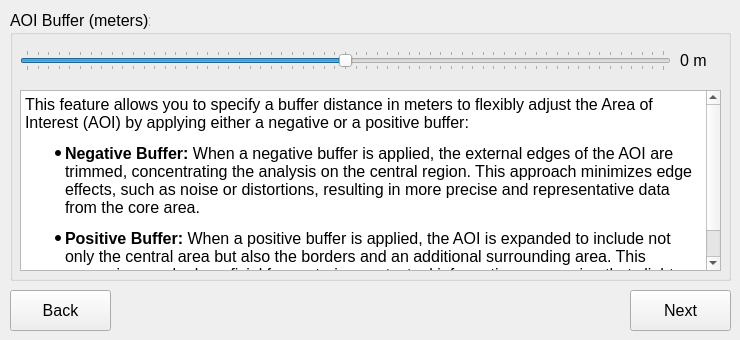
   <widget class="QWidget" name="tab_9">
    <attribute name="title">
     <string>Step 7</string>
    </attribute>
    <widget class="QPushButton" name="QPushButton_back_6">
     <property name="enabled">
      <bool>true</bool>
     </property>
     <property name="geometry">
      <rect>
       <x>10</x>
       <y>290</y>
       <width>101</width>
       <height>41</height>
      </rect>
     </property>
     <property name="font">
      <font>
       <pointsize>12</pointsize>
      </font>
     </property>
     <property name="text">
      <string>Back</string>
     </property>
     <property name="icon">
      <iconset>
       <normaloff>../medias/icons8-back-button-50.png</normaloff>../medias/icons8-back-button-50.png</iconset>
     </property>
    </widget>
    <widget class="QPushButton" name="QPushButton_next_6">
     <property name="geometry">
      <rect>
       <x>630</x>
       <y>290</y>
       <width>101</width>
       <height>41</height>
      </rect>
     </property>
     <property name="font">
      <font>
       <pointsize>12</pointsize>
      </font>
     </property>
     <property name="text">
      <string>Next</string>
     </property>
     <property name="icon">
      <iconset>
       <normaloff>../medias/icons8-forward-button-50.png</normaloff>../medias/icons8-forward-button-50.png</iconset>
     </property>
    </widget>
    <widget class="QGroupBox" name="groupBox_28">
     <property name="geometry">
      <rect>
       <x>10</x>
       <y>10</y>
       <width>721</width>
       <height>271</height>
      </rect>
     </property>
     <property name="font">
      <font>
       <pointsize>12</pointsize>
      </font>
     </property>
     <property name="title">
      <string>AOI Buffer (meters):</string>
     </property>
     <widget class="QTextBrowser" name="textBrowser_11">
      <property name="geometry">
       <rect>
        <x>10</x>
        <y>80</y>
        <width>701</width>
        <height>181</height>
       </rect>
      </property>
      <property name="font">
       <font>
        <pointsize>12</pointsize>
       </font>
      </property>
      <property name="html">
       <string>&lt;!DOCTYPE HTML PUBLIC &quot;-//W3C//DTD HTML 4.0//EN&quot; &quot;http://www.w3.org/TR/REC-html40/strict.dtd&quot;&gt;
&lt;html&gt;&lt;head&gt;&lt;meta name=&quot;qrichtext&quot; content=&quot;1&quot; /&gt;&lt;meta charset=&quot;utf-8&quot; /&gt;&lt;style type=&quot;text/css&quot;&gt;
p, li { white-space: pre-wrap; }
hr { height: 1px; border-width: 0; }
li.unchecked::marker { content: &quot;\2610&quot;; }
li.checked::marker { content: &quot;\2612&quot;; }
&lt;/style&gt;&lt;/head&gt;&lt;body style=&quot; font-family:'Segoe UI'; font-size:12pt; font-weight:400; font-style:normal;&quot;&gt;
&lt;p style=&quot; margin-top:12px; margin-bottom:12px; margin-left:0px; margin-right:0px; -qt-block-indent:0; text-indent:0px;&quot;&gt;&lt;span style=&quot; font-family:'MS Shell Dlg 2';&quot;&gt;This feature allows you to specify a buffer distance in meters to flexibly adjust the Area of Interest (AOI) by applying either a negative or a positive buffer:&lt;/span&gt;&lt;/p&gt;
&lt;ul style=&quot;margin-top: 0px; margin-bottom: 0px; margin-left: 0px; margin-right: 0px; -qt-list-indent: 1;&quot;&gt;
&lt;li style=&quot; font-family:'MS Shell Dlg 2';&quot; style=&quot; margin-top:12px; margin-bottom:12px; margin-left:0px; margin-right:0px; -qt-block-indent:0; text-indent:0px;&quot;&gt;&lt;span style=&quot; font-weight:600;&quot;&gt;Negative Buffer:&lt;/span&gt; When a negative buffer is applied, the external edges of the AOI are trimmed, concentrating the analysis on the central region. This approach minimizes edge effects, such as noise or distortions, resulting in more precise and representative data from the core area.&lt;/li&gt;
&lt;li style=&quot; font-family:'MS Shell Dlg 2';&quot; style=&quot; margin-top:12px; margin-bottom:12px; margin-left:0px; margin-right:0px; -qt-block-indent:0; text-indent:0px;&quot;&gt;&lt;span style=&quot; font-weight:600;&quot;&gt;Positive Buffer:&lt;/span&gt; When a positive buffer is applied, the AOI is expanded to include not only the central area but also the borders and an additional surrounding area. This expansion can be beneficial for capturing contextual information or ensuring that slight inaccuracies in the AOI boundary do not exclude relevant data.&lt;/li&gt;&lt;/ul&gt;&lt;/body&gt;&lt;/html&gt;</string>
      </property>
     </widget>
     <widget class="QLabel" name="label_buffer">
      <property name="geometry">
       <rect>
        <x>670</x>
        <y>40</y>
        <width>51</width>
        <height>21</height>
       </rect>
      </property>
      <property name="font">
       <font>
        <pointsize>12</pointsize>
       </font>
      </property>
      <property name="text">
       <string>0 m</string>
      </property>
     </widget>
     <widget class="QSlider" name="horizontalSlider_buffer">
      <property name="enabled">
       <bool>true</bool>
      </property>
      <property name="geometry">
       <rect>
        <x>10</x>
        <y>40</y>
        <width>651</width>
        <height>21</height>
       </rect>
      </property>
      <property name="autoFillBackground">
       <bool>false</bool>
      </property>
      <property name="minimum">
       <number>-300</number>
      </property>
      <property name="maximum">
       <number>300</number>
      </property>
      <property name="singleStep">
       <number>10</number>
      </property>
      <property name="pageStep">
       <number>10</number>
      </property>
      <property name="value">
       <number>0</number>
      </property>
      <property name="sliderPosition">
       <number>0</number>
      </property>
      <property name="orientation">
       <enum>Qt::Orientation::Horizontal</enum>
      </property>
      <property name="invertedControls">
       <bool>false</bool>
      </property>
      <property name="tickPosition">
       <enum>QSlider::TickPosition::TicksBothSides</enum>
      </property>
     </widget>
    </widget>
   </widget>
